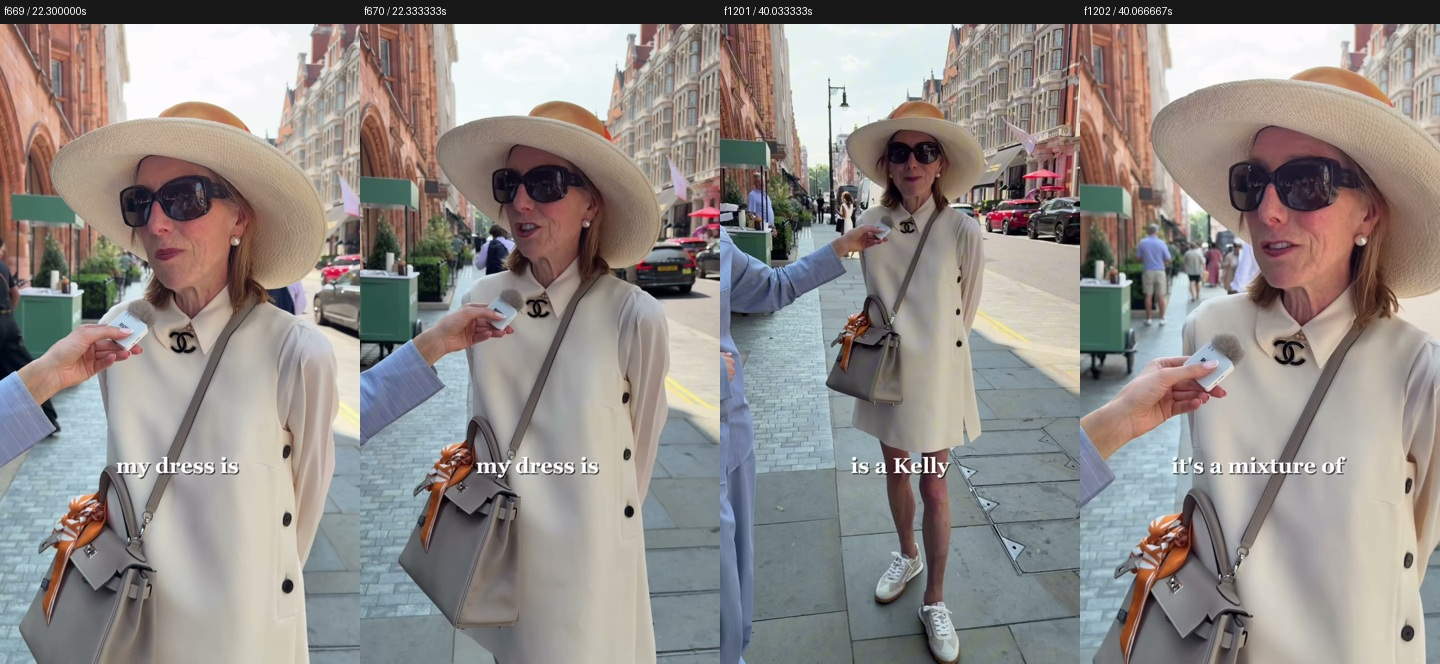
#> input picture _engine/creative-blueprints/research/R01/evidence/frames-669-1202.jpg, 1440 x 664 px
$ python build_hook_grid.py ../../../../../../../_engine/creative-blueprints/research/R01/evidence/frames-669-1202.jpg
#> lines starting #> are read from the running program, lines starting #| are printed output that depends on the picture
#> further down, im is the input picture: PIL image 1440x664 RGB; mean R, G, B 145.6, 139.5, 136.2
#!/usr/bin/env python3
"""Rebuild the b01 hook grid (mirrors reference beat 1: 2x2 stills, title on the seam).

usage: build_hook_grid.py <top-left panel image>
The other three panels are fixed (DC on roller / trench + silver roller / AG on forearm).
"""
import os, subprocess, sys
from PIL import Image, ImageDraw, ImageFont

WK = "/Users/brooksorradre2/Documents/marketing brain/brands/velantra/products/weekender"
C = os.path.join(WK, "concepts/9-1-26-oversized-chic-listicle")
OUT = os.path.join(C, "board-frames/b01.jpg")

tl = sys.argv[1]
panels = [tl,
          os.path.join(WK, "broll/dc-B13-onluggage.mp4"),
          os.path.join(WK, "images/onroute-S1_v1.png"),
          os.path.join(WK, "product-images/weekender-ag-on-arm.png")]


def fit(im, w, h):
#> called with w = 540, h = 960
    s = max(w / im.width, h / im.height)
#> s = 1.45
    im = im.resize((round(im.width * s), round(im.height * s)))
#> im: PIL image 2082x960 RGB
    l = (im.width - w) // 2; t = (im.height - h) // 2
#> after `l = (im.width - w) // 2`: l = 771
#> after `t = (im.height - h) // 2`: t = 0
    return im.crop((l, t, l + w, t + h))
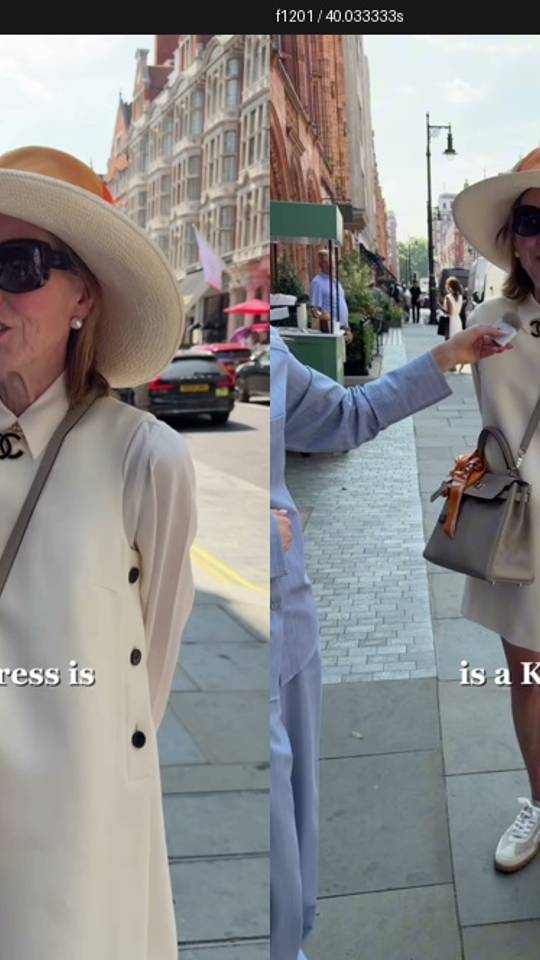
#> returned value: PIL image 540x960 RGB; mean R, G, B 138.7, 137.9, 137.2


tiles = []
for i, p in enumerate(panels):
    if p.endswith(".mp4"):
        tmp = os.path.join(C, "production", f"_p{i}.jpg")
        subprocess.run(["ffmpeg", "-y", "-loglevel", "error", "-ss", "2", "-i", p, "-frames:v", "1", tmp])
#> (the run stopped early here; a loop or call above may not have finished)
